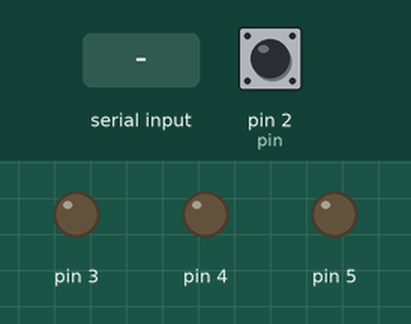
This sketch was run on a simulated Arduino Uno, built with avr-gcc and run on an emulated ATmega328P. Parts: output pins drawn as LEDs (lit = HIGH). Wiring (inferred from the names in the program): MPU-9250 motion sensor at I2C address 0x68. The test bench sets the inputs (shaded band); at power-on: pin 2 (pin) HIGH.

Above: at 3.4 s.
3.5 s: "R90\n" received over Serial
At 4.5 s:
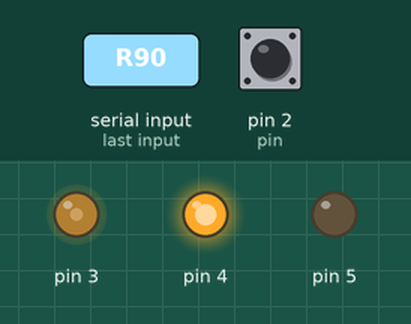
5.0 s: "R,45\n" received over Serial
At 5.6 s:
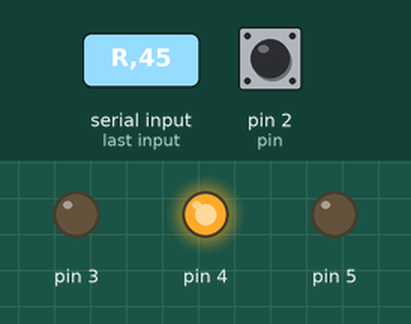
6.5 s: "L90\n" received over Serial
At 7.7 s:
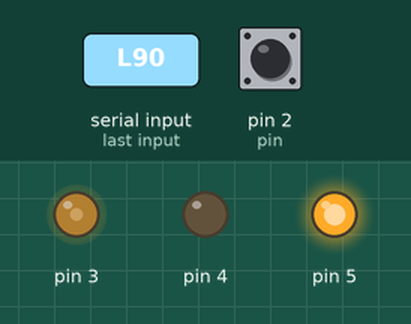
8.0 s: "L,45\n" received over Serial
At 9.1 s:
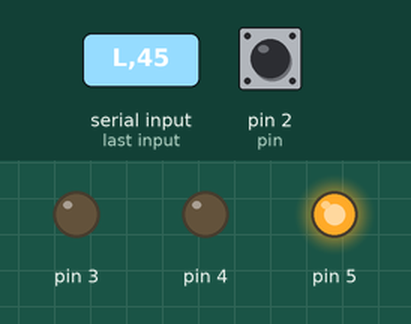
9.5 s: "R\n" received over Serial
At 10.2 s:
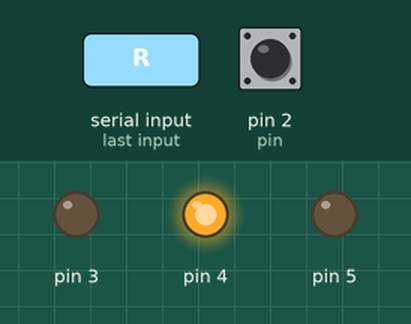
11.0 s: "L\n" received over Serial
At 11.4 s:
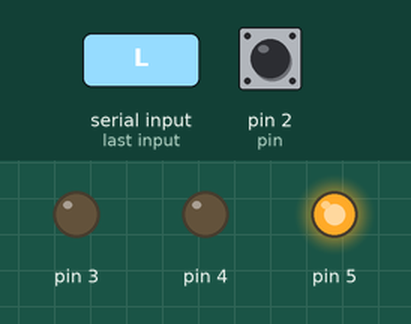
Timing chart, 0 to 13.5 s (numbered marks = the images above; inputs shaded):
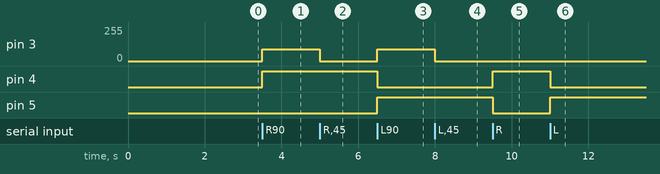

The sketch:

Arduino.ino
```cpp
#include "inv_mpu.h"
#include "inv_mpu_dmp_motion_driver.h"
#include <Wire.h>

void interrupt(void);

volatile unsigned char interruptAvailable;

struct int_param_s params = {.pin=2, .cb=interrupt};

short gyro[3];
short accel[3];
long quat[4];
unsigned long timestamp;
short sensors;
unsigned char more;
String input = "";

void setPwmFrequency(int pin, int divisor) {
  byte mode;
  if(pin == 5 || pin == 6 || pin == 9 || pin == 10) {
    switch(divisor) {
      case 1: mode = 0x01; break;
      case 8: mode = 0x02; break;
      case 64: mode = 0x03; break;
      case 256: mode = 0x04; break;
      case 1024: mode = 0x05; break;
      default: return;
    }
    if(pin == 5 || pin == 6) {
      TCCR0B = TCCR0B & 0b11111000 | mode;
    } else {
      TCCR1B = TCCR1B & 0b11111000 | mode;
    }
  } else if(pin == 3 || pin == 11) {
    switch(divisor) {
      case 1: mode = 0x01; break;
      case 8: mode = 0x02; break;
      case 32: mode = 0x03; break;
      case 64: mode = 0x04; break;
      case 128: mode = 0x05; break;
      case 256: mode = 0x06; break;
      case 1024: mode = 0x07; break;
      default: return;
    }
    TCCR2B = TCCR2B & 0b11111000 | mode;
  }
}


void interrupt()
{
  interruptAvailable = 1;
}

void mpu_calculate_biases()
{
  long gyrocal[3], accelcal[3];

    mpu_run_self_test(gyrocal, accelcal);

    accelcal[0] = (long)((accelcal[0]/65536.0) * 2048);
    accelcal[1] = (long)((accelcal[1]/65536.0) * 2048);
    accelcal[2] = (long)((accelcal[2]/65536.0) * 2048);

    gyrocal[0] = (long)((gyrocal[0]/65536.0) * 32.8);
    gyrocal[1] = (long)((gyrocal[1]/65536.0) * 32.8);
    gyrocal[2] = (long)((gyrocal[2]/65536.0) * 32.8);

    mpu_set_accel_bias_6050_reg(accelcal);
    mpu_set_gyro_bias_reg(gyrocal);
}

void quat_to_euler(float* quat_float, float* euler){
  double sinr = +2.0 * (quat_float[0] * quat_float[1] + quat_float[2] * quat_float[3]);
  double cosr = +1.0 - 2.0 * (quat_float[1] * quat_float[1] + quat_float[2] * quat_float[2]);
  euler[0] = atan2(sinr, cosr);

  // pitch (y-axis rotation)
  double sinp = +2.0 * (quat_float[0] * quat_float[2] - quat_float[3] * quat_float[1]);
        if (fabs(sinp) >= 1)
            euler[1] = copysign(M_PI / 2, sinp); // use 90 degrees if out of range
        else
        euler[1] = asin(sinp);

  // yaw (z-axis rotation)
  double siny = +2.0 * (quat_float[0] * quat_float[3] + quat_float[1] * quat_float[2]);
  double cosy = +1.0 - 2.0 * (quat_float[2] * quat_float[2] + quat_float[3] * quat_float[3]);
  euler[2] = atan2(siny, cosy);
}

void setup() {
  Wire.begin();
  Wire.setClock(400000);

  Serial.begin(115200);
  pinMode(4, OUTPUT);
  pinMode(5, OUTPUT);

  digitalWrite(4, LOW);
  digitalWrite(5, LOW);

  setPwmFrequency(3, 1);

  analogWrite(3, 0);

  mpu_init(&params);
  mpu_set_sensors(INV_XYZ_GYRO | INV_XYZ_ACCEL);
  mpu_set_sample_rate(1000);

  mpu_calculate_biases();

  dmp_load_motion_driver_firmware();

  dmp_enable_feature(DMP_FEATURE_6X_LP_QUAT | DMP_FEATURE_GYRO_CAL | DMP_FEATURE_TAP | DMP_FEATURE_SEND_RAW_ACCEL | DMP_FEATURE_SEND_CAL_GYRO);

  dmp_set_fifo_rate(100);

  mpu_set_dmp_state(1);

}

void loop() {
  if(interruptAvailable)
  {
    interruptAvailable = 0;

    dmp_read_fifo(gyro,accel,quat,&timestamp,&sensors,&more);

    float quat_float[4];
    float euler[3];
    quat_float[0] = quat[0]/1073741824.0;
    quat_float[1] = quat[1]/1073741824.0;
    quat_float[2] = quat[2]/1073741824.0;
    quat_float[3] = quat[3]/1073741824.0;

    quat_to_euler(quat_float, euler);

    //Serial.println(euler[0]*180/M_PI);
    //Serial.println(euler[1]*180/M_PI);
    //Serial.println(euler[2]*180/M_PI);
  }

  if(Serial.available()) {
    char temp = Serial.read();
    if(temp != '\n') {
      input += temp;
    } else {
      char direction = input.charAt(0);
      input.setCharAt(0, '0');
      int pwm = input.toInt();

      if(pwm > 255)
        pwm = 255;
      if(pwm < 0)
        pwm = 0;

      if(direction == 'R') {
          analogWrite(3, pwm);
          digitalWrite(4, HIGH);
          digitalWrite(5, LOW);
      } else if (direction == 'L') {
          analogWrite(3, pwm);
          digitalWrite(4, LOW);
          digitalWrite(5, HIGH);
      } else {
          analogWrite(3, 0);
          digitalWrite(4, LOW);
          digitalWrite(5, LOW);
      }
      input = "";
    }
  }
}
```

arduino_interface.cpp
```cpp
#include "arduino_interface.h"

int i2cwrite(unsigned char slave_addr, unsigned char reg_addr, unsigned char len, unsigned char const *data)
{
  Wire.beginTransmission(slave_addr);
  Wire.write(reg_addr);
  Wire.write(data, len);
  Wire.endTransmission();
  return 0;
}

int i2cread(unsigned char slave_addr, unsigned char reg_addr, unsigned char len, unsigned char *data)
{
  Wire.beginTransmission(slave_addr);
  Wire.write(reg_addr);
  Wire.endTransmission();

  Wire.requestFrom(slave_addr,len);
  for(int i = 0; i < len; i++)
    data[i] = Wire.read();

  return 0;
}

void getmillis(unsigned long* count)
{
  *count = millis();
}
```

arduino_interface.h
```cpp
#ifndef _ARDUINO_INTERFACE_H
#define _ARDUINO_INTERFACE_H

#include <Arduino.h>
#include <Wire.h>

int i2cwrite(unsigned char slave_addr, unsigned char reg_addr, unsigned char len, unsigned char const *data);

int i2cread(unsigned char slave_addr, unsigned char reg_addr, unsigned char len, unsigned char *data);

void getmillis(unsigned long* count);

#endif
```

dmpmap.h
```cpp
// (licence header left out)
#ifndef DMPMAP_H
#define DMPMAP_H

#ifdef __cplusplus
extern "C"
{
#endif

#define DMP_PTAT    0
#define DMP_XGYR    2
#define DMP_YGYR    4
#define DMP_ZGYR    6
#define DMP_XACC    8
#define DMP_YACC    10
#define DMP_ZACC    12
#define DMP_ADC1    14
#define DMP_ADC2    16
#define DMP_ADC3    18
#define DMP_BIASUNC    20
#define DMP_FIFORT    22
#define DMP_INVGSFH    24
#define DMP_INVGSFL    26
#define DMP_1H    28
#define DMP_1L    30
#define DMP_BLPFSTCH    32
#define DMP_BLPFSTCL    34
#define DMP_BLPFSXH    36
#define DMP_BLPFSXL    38
#define DMP_BLPFSYH    40
#define DMP_BLPFSYL    42
#define DMP_BLPFSZH    44
#define DMP_BLPFSZL    46
#define DMP_BLPFMTC    48
#define DMP_SMC    50
#define DMP_BLPFMXH    52
#define DMP_BLPFMXL    54
#define DMP_BLPFMYH    56
#define DMP_BLPFMYL    58
#define DMP_BLPFMZH    60
#define DMP_BLPFMZL    62
#define DMP_BLPFC    64
#define DMP_SMCTH    66
#define DMP_0H2    68
#define DMP_0L2    70
#define DMP_BERR2H    72
#define DMP_BERR2L    74
#define DMP_BERR2NH    76
#define DMP_SMCINC    78
#define DMP_ANGVBXH    80
#define DMP_ANGVBXL    82
#define DMP_ANGVBYH    84
#define DMP_ANGVBYL    86
#define DMP_ANGVBZH    88
#define DMP_ANGVBZL    90
#define DMP_BERR1H    92
#define DMP_BERR1L    94
#define DMP_ATCH    96
#define DMP_BIASUNCSF    98
#define DMP_ACT2H    100
#define DMP_ACT2L    102
#define DMP_GSFH    104
#define DMP_GSFL    106
#define DMP_GH    108
#define DMP_GL    110
#define DMP_0_5H    112
#define DMP_0_5L    114
#define DMP_0_0H    116
#define DMP_0_0L    118
#define DMP_1_0H    120
#define DMP_1_0L    122
#define DMP_1_5H    124
#define DMP_1_5L    126
#define DMP_TMP1AH    128
#define DMP_TMP1AL    130
#define DMP_TMP2AH    132
#define DMP_TMP2AL    134
#define DMP_TMP3AH    136
#define DMP_TMP3AL    138
#define DMP_TMP4AH    140
#define DMP_TMP4AL    142
#define DMP_XACCW    144
#define DMP_TMP5    146
#define DMP_XACCB    148
#define DMP_TMP8    150
#define DMP_YACCB    152
#define DMP_TMP9    154
#define DMP_ZACCB    156
#define DMP_TMP10    158
#define DMP_DZH    160
#define DMP_DZL    162
#define DMP_XGCH    164
#define DMP_XGCL    166
#define DMP_YGCH    168
#define DMP_YGCL    170
#define DMP_ZGCH    172
#define DMP_ZGCL    174
#define DMP_YACCW    176
#define DMP_TMP7    178
#define DMP_AFB1H    180
#define DMP_AFB1L    182
#define DMP_AFB2H    184
#define DMP_AFB2L    186
#define DMP_MAGFBH    188
#define DMP_MAGFBL    190
#define DMP_QT1H    192
#define DMP_QT1L    194
#define DMP_QT2H    196
#define DMP_QT2L    198
#define DMP_QT3H    200
#define DMP_QT3L    202
#define DMP_QT4H    204
#define DMP_QT4L    206
#define DMP_CTRL1H    208
#define DMP_CTRL1L    210
#define DMP_CTRL2H    212
#define DMP_CTRL2L    214
#define DMP_CTRL3H    216
#define DMP_CTRL3L    218
#define DMP_CTRL4H    220
#define DMP_CTRL4L    222
#define DMP_CTRLS1    224
#define DMP_CTRLSF1    226
#define DMP_CTRLS2    228
#define DMP_CTRLSF2    230
#define DMP_CTRLS3    232
#define DMP_CTRLSFNLL    234
#define DMP_CTRLS4    236
#define DMP_CTRLSFNL2    238
#define DMP_CTRLSFNL    240
#define DMP_TMP30    242
#define DMP_CTRLSFJT    244
#define DMP_TMP31    246
#define DMP_TMP11    248
#define DMP_CTRLSF2_2    250
#define DMP_TMP12    252
#define DMP_CTRLSF1_2    254
#define DMP_PREVPTAT    256
#define DMP_ACCZB    258
#define DMP_ACCXB    264
#define DMP_ACCYB    266
#define DMP_1HB    272
#define DMP_1LB    274
#define DMP_0H    276
#define DMP_0L    278
#define DMP_ASR22H    280
#define DMP_ASR22L    282
#define DMP_ASR6H    284
#define DMP_ASR6L    286
#define DMP_TMP13    288
#define DMP_TMP14    290
#define DMP_FINTXH    292
#define DMP_FINTXL    294
#define DMP_FINTYH    296
#define DMP_FINTYL    298
#define DMP_FINTZH    300
#define DMP_FINTZL    302
#define DMP_TMP1BH    304
#define DMP_TMP1BL    306
#define DMP_TMP2BH    308
#define DMP_TMP2BL    310
#define DMP_TMP3BH    312
#define DMP_TMP3BL    314
#define DMP_TMP4BH    316
#define DMP_TMP4BL    318
#define DMP_STXG    320
#define DMP_ZCTXG    322
#define DMP_STYG    324
#define DMP_ZCTYG    326
#define DMP_STZG    328
#define DMP_ZCTZG    330
#define DMP_CTRLSFJT2    332
#define DMP_CTRLSFJTCNT    334
#define DMP_PVXG    336
#define DMP_TMP15    338
#define DMP_PVYG    340
#define DMP_TMP16    342
#define DMP_PVZG    344
#define DMP_TMP17    346
#define DMP_MNMFLAGH    352
#define DMP_MNMFLAGL    354
#define DMP_MNMTMH    356
#define DMP_MNMTML    358
#define DMP_MNMTMTHRH    360
#define DMP_MNMTMTHRL    362
#define DMP_MNMTHRH    364
#define DMP_MNMTHRL    366
#define DMP_ACCQD4H    368
#define DMP_ACCQD4L    370
#define DMP_ACCQD5H    372
#define DMP_ACCQD5L    374
#define DMP_ACCQD6H    376
#define DMP_ACCQD6L    378
#define DMP_ACCQD7H    380
#define DMP_ACCQD7L    382
#define DMP_ACCQD0H    384
#define DMP_ACCQD0L    386
#define DMP_ACCQD1H    388
#define DMP_ACCQD1L    390
#define DMP_ACCQD2H    392
#define DMP_ACCQD2L    394
#define DMP_ACCQD3H    396
#define DMP_ACCQD3L    398
#define DMP_XN2H    400
#define DMP_XN2L    402
#define DMP_XN1H    404
#define DMP_XN1L    406
#define DMP_YN2H    408
#define DMP_YN2L    410
#define DMP_YN1H    412
#define DMP_YN1L    414
#define DMP_YH    416
#define DMP_YL    418
#define DMP_B0H    420
#define DMP_B0L    422
#define DMP_A1H    424
#define DMP_A1L    426
#define DMP_A2H    428
#define DMP_A2L    430
#define DMP_SEM1    432
#define DMP_FIFOCNT    434
#define DMP_SH_TH_X    436
#define DMP_PACKET    438
#define DMP_SH_TH_Y    440
#define DMP_FOOTER    442
#define DMP_SH_TH_Z    444
#define DMP_TEMP29    448
#define DMP_TEMP30    450
#define DMP_XACCB_PRE    452
#define DMP_XACCB_PREL    454
#define DMP_YACCB_PRE    456
#define DMP_YACCB_PREL    458
#define DMP_ZACCB_PRE    460
#define DMP_ZACCB_PREL    462
#define DMP_TMP22    464
#define DMP_TAP_TIMER    466
#define DMP_TAP_THX    468
#define DMP_TAP_THY    472
#define DMP_TAP_THZ    476
#define DMP_TAPW_MIN    478
#define DMP_TMP25    480
#define DMP_TMP26    482
#define DMP_TMP27    484
#define DMP_TMP28    486
#define DMP_ORIENT    488
#define DMP_THRSH    490
#define DMP_ENDIANH    492
#define DMP_ENDIANL    494
#define DMP_BLPFNMTCH    496
#define DMP_BLPFNMTCL    498
#define DMP_BLPFNMXH    500
#define DMP_BLPFNMXL    502
#define DMP_BLPFNMYH    504
#define DMP_BLPFNMYL    506
#define DMP_BLPFNMZH    508
#define DMP_BLPFNMZL    510
#ifdef __cplusplus
}
#endif
#endif // DMPMAP_H
```

inv_mpu.h
```cpp
// (licence header left out)
/**
 *  @addtogroup  DRIVERS Sensor Driver Layer
 *  @brief       Hardware drivers to communicate with sensors via I2C.
 *
 *  @{
 *      @file       inv_mpu.h
 *      @brief      An I2C-based driver for Invensense gyroscopes.
 *      @details    This driver currently works for the following devices:
 *                  MPU6050
 *                  MPU6500
 *                  MPU9150 (or MPU6050 w/ AK8975 on the auxiliary bus)
 *                  MPU9250 (or MPU6500 w/ AK8963 on the auxiliary bus)
 */

#ifndef _INV_MPU_H_
#define _INV_MPU_H_
#define MPU6050

#define INV_X_GYRO      (0x40)
#define INV_Y_GYRO      (0x20)
#define INV_Z_GYRO      (0x10)
#define INV_XYZ_GYRO    (INV_X_GYRO | INV_Y_GYRO | INV_Z_GYRO)
#define INV_XYZ_ACCEL   (0x08)
#define INV_XYZ_COMPASS (0x01)

struct int_param_s {
#if defined EMPL_TARGET_MSP430 || defined MOTION_DRIVER_TARGET_MSP430
    void (*cb)(void);
    unsigned short pin;
    unsigned char lp_exit;
    unsigned char active_low;
#elif defined EMPL_TARGET_UC3L0
    unsigned long pin;
    void (*cb)(volatile void*);
    void *arg;
#elif defined ARDUINO_ARCH_AVR
    unsigned long pin;
    void (*cb)(void);
#endif
};

#define MPU_INT_STATUS_DATA_READY       (0x0001)
#define MPU_INT_STATUS_DMP              (0x0002)
#define MPU_INT_STATUS_PLL_READY        (0x0004)
#define MPU_INT_STATUS_I2C_MST          (0x0008)
#define MPU_INT_STATUS_FIFO_OVERFLOW    (0x0010)
#define MPU_INT_STATUS_ZMOT             (0x0020)
#define MPU_INT_STATUS_MOT              (0x0040)
#define MPU_INT_STATUS_FREE_FALL        (0x0080)
#define MPU_INT_STATUS_DMP_0            (0x0100)
#define MPU_INT_STATUS_DMP_1            (0x0200)
#define MPU_INT_STATUS_DMP_2            (0x0400)
#define MPU_INT_STATUS_DMP_3            (0x0800)
#define MPU_INT_STATUS_DMP_4            (0x1000)
#define MPU_INT_STATUS_DMP_5            (0x2000)

/* Set up APIs */
int mpu_init(struct int_param_s *int_param);
int mpu_init_slave(void);
int mpu_set_bypass(unsigned char bypass_on);

/* Configuration APIs */
int mpu_lp_accel_mode(unsigned short rate);
int mpu_lp_motion_interrupt(unsigned short thresh, unsigned char time,
    unsigned char lpa_freq);
int mpu_set_int_level(unsigned char active_low);
int mpu_set_int_latched(unsigned char enable);

int mpu_set_dmp_state(unsigned char enable);
int mpu_get_dmp_state(unsigned char *enabled);

int mpu_get_lpf(unsigned short *lpf);
int mpu_set_lpf(unsigned short lpf);

int mpu_get_gyro_fsr(unsigned short *fsr);
int mpu_set_gyro_fsr(unsigned short fsr);

int mpu_get_accel_fsr(unsigned char *fsr);
int mpu_set_accel_fsr(unsigned char fsr);

int mpu_get_compass_fsr(unsigned short *fsr);

int mpu_get_gyro_sens(float *sens);
int mpu_get_accel_sens(unsigned short *sens);

int mpu_get_sample_rate(unsigned short *rate);
int mpu_set_sample_rate(unsigned short rate);
int mpu_get_compass_sample_rate(unsigned short *rate);
int mpu_set_compass_sample_rate(unsigned short rate);

int mpu_get_fifo_config(unsigned char *sensors);
int mpu_configure_fifo(unsigned char sensors);

int mpu_get_power_state(unsigned char *power_on);
int mpu_set_sensors(unsigned char sensors);

int mpu_read_6500_accel_bias(long *accel_bias);
int mpu_set_gyro_bias_reg(long * gyro_bias);
int mpu_set_accel_bias_6500_reg(const long *accel_bias);
int mpu_read_6050_accel_bias(long *accel_bias);
int mpu_set_accel_bias_6050_reg(const long *accel_bias);

/* Data getter/setter APIs */
int mpu_get_gyro_reg(short *data, unsigned long *timestamp);
int mpu_get_accel_reg(short *data, unsigned long *timestamp);
int mpu_get_compass_reg(short *data, unsigned long *timestamp);
int mpu_get_temperature(long *data, unsigned long *timestamp);

int mpu_get_int_status(short *status);
int mpu_read_fifo(short *gyro, short *accel, unsigned long *timestamp,
    unsigned char *sensors, unsigned char *more);
int mpu_read_fifo_stream(unsigned short length, unsigned char *data,
    unsigned char *more);
int mpu_reset_fifo(void);

int mpu_write_mem(unsigned short mem_addr, unsigned short length,
    unsigned char *data);
int mpu_read_mem(unsigned short mem_addr, unsigned short length,
    unsigned char *data);
int mpu_load_firmware(unsigned short length, const unsigned char *firmware,
    unsigned short start_addr, unsigned short sample_rate);

int mpu_reg_dump(void);
int mpu_read_reg(unsigned char reg, unsigned char *data);
int mpu_run_self_test(long *gyro, long *accel);
int mpu_run_6500_self_test(long *gyro, long *accel, unsigned char debug);
int mpu_register_tap_cb(void (*func)(unsigned char, unsigned char));

#endif  /* #ifndef _INV_MPU_H_ */
```

Source omitted: dmpKey.h (18848 bytes), inv_mpu.cpp (96787 bytes), _mpu_dmp_motion_driver.cpp (57065 bytes), inv_mpu_dmp_motion_driver.h (3441 bytes)

Measured:
- after the input at 3.5 s, pin 3: 0/255 → 90/255 at once; pin 4: LOW → HIGH at once
- after the input at 5.0 s, pin 3: 90/255 → 0/255 at once
- after the input at 6.5 s, pin 3: 0/255 → 90/255 at once; pin 4: HIGH → LOW at once; pin 5: LOW → HIGH at once
- after the input at 8.0 s, pin 3: 90/255 → 0/255 at once
- after the input at 9.5 s, pin 4: LOW → HIGH at once; pin 5: HIGH → LOW at once
- after the input at 11.0 s, pin 4: HIGH → LOW at once; pin 5: LOW → HIGH at once
